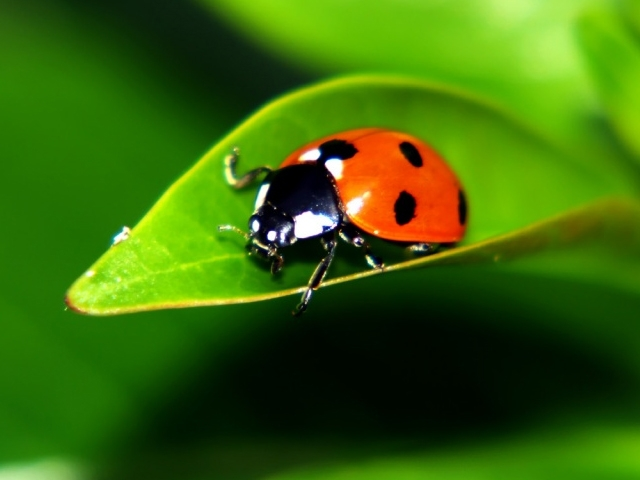
#> input picture Resources/bug.jpg, 640 x 480 px
$ python chapter_03.py
#> lines starting #> are read from the running program, lines starting #| are printed output that depends on the picture
import cv2
import numpy as np

#chapter 3: Resizing and cropping

img = cv2.imread("Resources/bug.jpg")
#> img is the input picture: shape (480, 640, 3); mean B, G, R 8.4, 102.3, 56.7

print(img.shape) # To check shape of our image
#| (480, 640, 3)
                 # returns (height,width,channel=BGR)

imgResize = cv2.resize(img,(400,400)) # para_2 : width,height
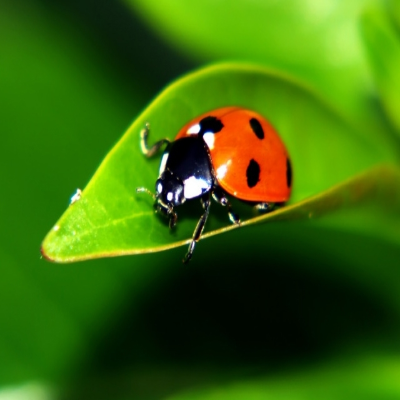
#> imgResize: shape (400, 400, 3); mean B, G, R 8.3, 102.3, 56.7
print(imgResize.shape)
#| (400, 400, 3)

imgResize_stretched = cv2.resize(img,(700,700)) # para_2 : width,height
print(imgResize_stretched.shape)
#| (700, 700, 3)

imageCropped = img[0:200 , 200:400] # original image is an array of pixels ,parameter height,width
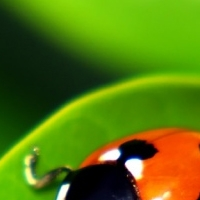
#> imageCropped: shape (200, 200, 3); mean B, G, R 11, 119.5, 88.1
cv2.imshow("Image",img)
cv2.imshow("Resized",imgResize)
cv2.imshow("Stretched",imgResize_stretched)
cv2.imshow("cropped",imageCropped)
cv2.waitKey(0)

$ run again, with Resources/railway.jpg copied over Resources/bug.jpg
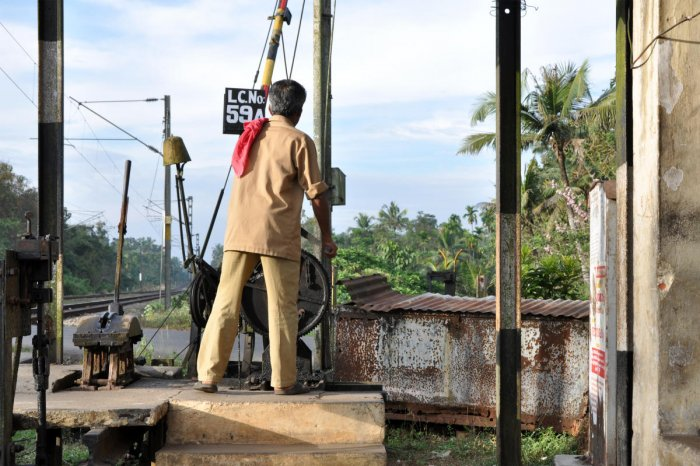
#> input picture Resources/railway.jpg, 700 x 466 px
#> img is the input picture: shape (466, 700, 3); mean B, G, R 133.8, 142.9, 145.6
#| (466, 700, 3)
#| (400, 400, 3)
#> `imgResize_stretched = cv2.resize(img,(700,700))`:
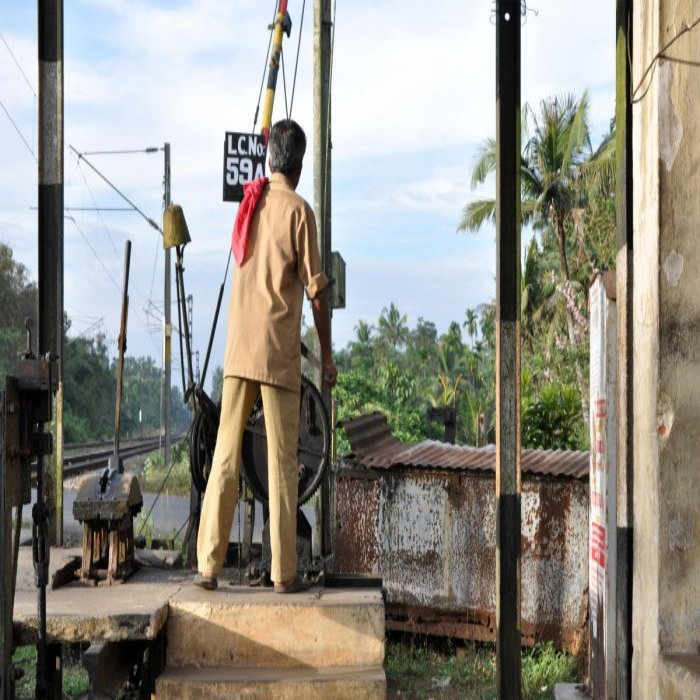
#> imgResize_stretched: shape (700, 700, 3); mean B, G, R 133.7, 142.8, 145.5
#| (700, 700, 3)
#> `imageCropped = img[0:200 , 200:400]`:
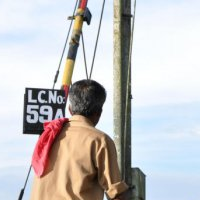
#> imageCropped: shape (200, 200, 3); mean B, G, R 196.1, 195.5, 197.3
